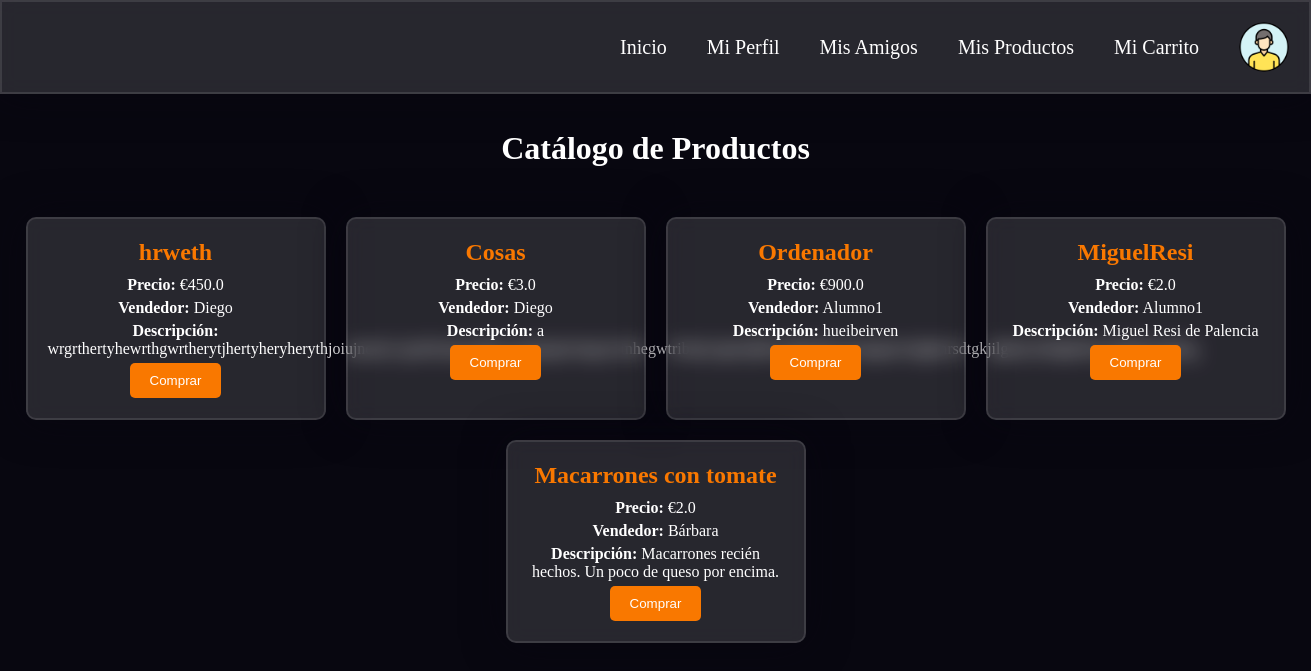
The app's page /comprar, older data.
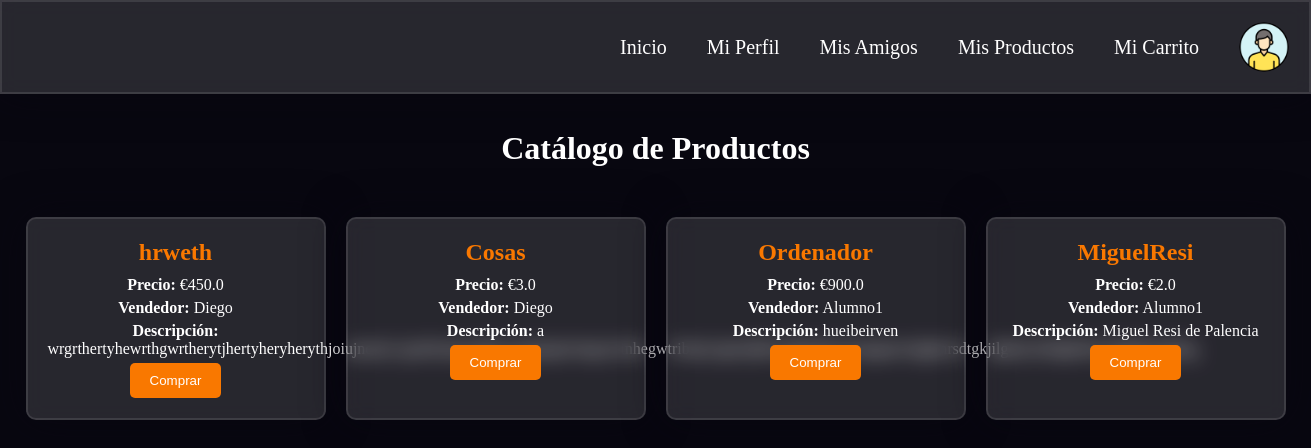
The same page, newer data.
### app.py (models this page shows)
class Product(db.Model):
    __tablename__ = 'products'
    id = db.Column(db.Integer, primary_key=True)
    name = db.Column(db.String(80), nullable=False)
    category = db.Column(db.String(80), nullable=False)
    price = db.Column(db.Float, nullable=False)
    description = db.Column(db.String(200), nullable=False)
    status = db.Column(db.String(20), nullable=False, default='en venta')
    seller_id = db.Column(db.Integer, db.ForeignKey('users.id'), nullable=False)
    buyer_id = db.Column(db.Integer, db.ForeignKey('users.id'), nullable=True)
    message = db.Column(db.String(200), nullable=True)
    created_at = db.Column(db.String(120), nullable=False)

class User(db.Model):
    __tablename__ = 'users'
    id = db.Column(db.Integer, primary_key=True)
    username = db.Column(db.String(80), unique=True, nullable=False)
    nombre = db.Column(db.String(80), nullable=False)
    ciudad = db.Column(db.String(80), nullable=False)
    email = db.Column(db.String(120), unique=True, nullable=False)
    bank_account = db.Column(db.String(50), nullable=False, default="")  # Usar cadena vacía como valor por defecto
    key = db.Column(db.String(64), nullable=False)
    salt = db.Column(db.String(32), nullable=False)
    created_at = db.Column(db.String(120), nullable=False)
    updated_at = db.Column(db.String(120), nullable=False)
    objetos_vendidos = db.Column(db.String(200), nullable=True, default="")
    objetos_comprados = db.Column(db.String(200), nullable=True, default="")
    products_sold = db.relationship('Product', backref='seller', lazy=True, foreign_keys='Product.seller_id')
    products_bought = db.relationship('Product', backref='buyer', lazy=True, foreign_keys='Product.buyer_id')

### app.py (the view, shortened to what this page needs)
@app.route('/comprar', methods=['GET', 'POST'])
def comprar():
    buyer_id = session.get('user_id')
    products = Product.query.filter_by(status='en venta').filter(Product.seller_id != buyer_id).all()
    return render_template('comprar.html', products=products)

### templates/comprar.html (shortened to what this page needs)
<!DOCTYPE html>
<html lang="es">
<head>
    <link rel="stylesheet" type="text/css" href="{{ url_for('static', filename='styles/comprar.css') }}">
</head>
<body>
    <nav>
        <a href="{{ url_for('app_route') }}">Inicio</a>
        <a href="{{ url_for('perfil') }}">Mi Perfil</a>
        <a href="{{ url_for('amigos') }}">Mis Amigos</a>
        <a href="{{ url_for('productos') }}">Mis Productos</a>
        <a href="{{ url_for('carrito') }}">Mi Carrito</a>
        <img src="{{ url_for('static', filename='imagenes/perfil.png') }}" alt="Perfil">
    </nav>
    <h1>Catálogo de Productos</h1>
    <div class="catalogo">
        {% for product in products %}
        <div class="tarjeta">
            <h2>{{ product.name }}</h2>
            <p><strong>Precio:</strong> €{{ product.price }}</p>
            <p><strong>Vendedor:</strong> {{ product.seller.nombre }}</p>
            <p><strong>Descripción:</strong> {{ product.description }}</p>
            <form action="{{ url_for('comprar') }}" method="POST">
                <button type="submit">Comprar</button>
            </form>
        </div>
        {% endfor %}
    </div>
</body>
</html>

Row changes from the older to the newer data that the page shows:
removed Product: name "Macarrones con tomate", price "2.0", seller.nombre "Bárbara", description "Macarrones recién hechos. Un poco de queso por encima."
